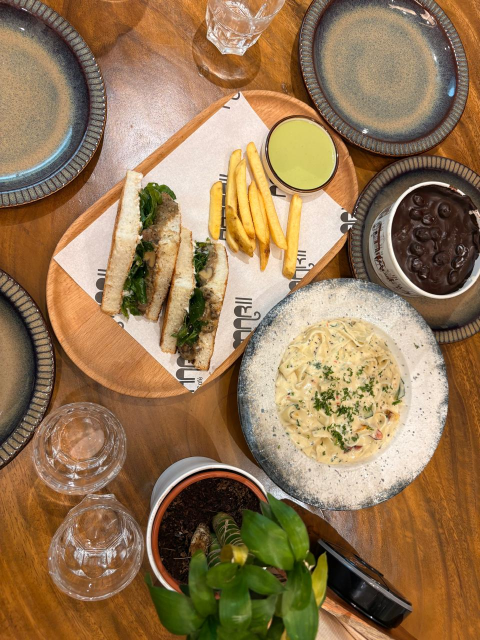
#> input picture dataset/food_photo_1.jpeg, 960 x 1280 px (shown at 1/2 size)
$ python feature_extraction.py
#> lines starting #> are read from the running program, lines starting #| are printed output that depends on the picture

from pathlib import Path

import cv2
import numpy as np
import matplotlib.pyplot as plt
from skimage.feature import hog

# Project folders
BASE_DIR = Path(__file__).resolve().parent.parent
DATASET_DIR = BASE_DIR / "dataset"
OUTPUT_DIR = BASE_DIR / "output" / "unit4_feature_extraction"
OUTPUT_DIR.mkdir(parents=True, exist_ok=True)

# Input photos
IMAGE_PATH_1 = DATASET_DIR / "food_photo_1.jpeg"
IMAGE_PATH_2 = DATASET_DIR / "food_photo_2.jpeg"


def load_image(path):
    image = cv2.imread(str(path))
#> image is the input picture: shape (1280, 960, 3); mean B, G, R 85.7, 120.3, 149.3

    if image is None:
        raise FileNotFoundError(
            f"Could not load image: {path}\n"
            "Check that the filename is correct."
        )

    return cv2.cvtColor(image, cv2.COLOR_BGR2RGB)


image1 = load_image(IMAGE_PATH_1)
image2 = load_image(IMAGE_PATH_2)
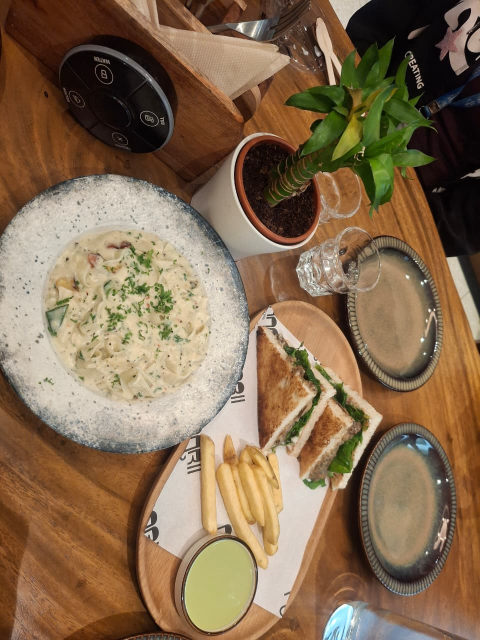
#> input picture dataset/food_photo_2.jpeg, 960 x 1280 px (shown at 1/2 size)
#> in load_image, image is the input picture: shape (1280, 960, 3); mean B, G, R 81.5, 108.7, 133.7

# Resize copies to a common size for HOG comparison
hog_size = (256, 256)
gray1 = cv2.cvtColor(image1, cv2.COLOR_RGB2GRAY)
gray2 = cv2.cvtColor(image2, cv2.COLOR_RGB2GRAY)
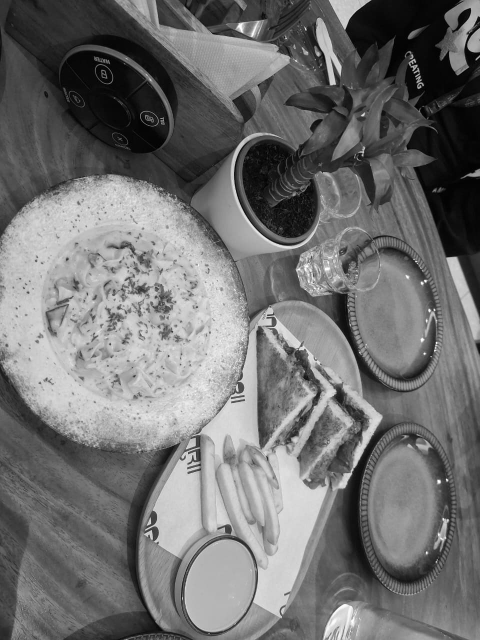
#> gray2: shape (1280, 960) (shown at 1/2 size); min 0, max 255, mean 113.1

gray1_hog = cv2.resize(gray1, hog_size)
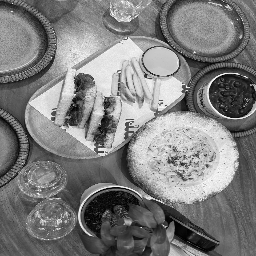
#> gray1_hog: shape (256, 256); min 0, max 253, mean 125.1
gray2_hog = cv2.resize(gray2, hog_size)
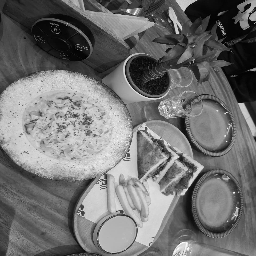
#> gray2_hog: shape (256, 256); min 0, max 254, mean 113.1

# 1. Extract HOG descriptors and visualisations
hog_features1, hog_image1 = hog(
    gray1_hog,
    orientations=9,
    pixels_per_cell=(8, 8),
    cells_per_block=(2, 2),
    visualize=True,
    feature_vector=True,
)

hog_features2, hog_image2 = hog(
    gray2_hog,
    orientations=9,
    pixels_per_cell=(8, 8),
    cells_per_block=(2, 2),
    visualize=True,
    feature_vector=True,
)

# 2. Extract SIFT keypoints and descriptors
sift = cv2.SIFT_create()

keypoints1, descriptors1 = sift.detectAndCompute(
    cv2.cvtColor(image1, cv2.COLOR_RGB2GRAY), None
)
#> keypoints1 = 7854 keypoints; strongest (x, y, size): (743, 1234, 2.2), (530, 1136, 3.5), (891, 97, 2), (897, 94, 2)
keypoints2, descriptors2 = sift.detectAndCompute(
    cv2.cvtColor(image2, cv2.COLOR_RGB2GRAY), None
)
#> keypoints2 = 6229 keypoints; strongest (x, y, size): (832, 523, 1.9), (612, 59, 2), (872, 1124, 1.9), (894, 960, 3.2)

# Save SIFT keypoint visualisations
sift_image1 = cv2.drawKeypoints(
    image1,
    keypoints1,
    None,
    flags=cv2.DRAW_MATCHES_FLAGS_DRAW_RICH_KEYPOINTS,
)

sift_image2 = cv2.drawKeypoints(
    image2,
    keypoints2,
    None,
    flags=cv2.DRAW_MATCHES_FLAGS_DRAW_RICH_KEYPOINTS,
)
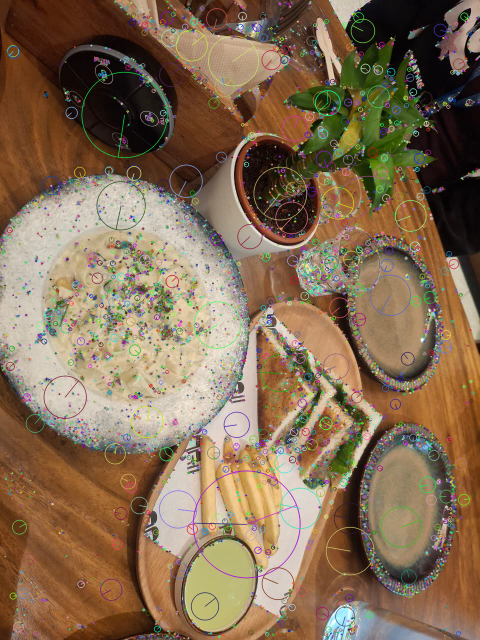
#> sift_image2: shape (1280, 960, 3) (shown at 1/2 size); mean R, G, B 132.8, 109.4, 84.2

# 3. Match SIFT descriptors
good_matches = []

if descriptors1 is not None and descriptors2 is not None:
    if len(descriptors1) >= 2 and len(descriptors2) >= 2:
        matcher = cv2.BFMatcher(cv2.NORM_L2)
        pairs = matcher.knnMatch(descriptors1, descriptors2, k=2)
#> pairs = 7854 matches

        # Lowe's ratio test
        good_matches = [
            first
            for pair in pairs
            if len(pair) == 2
            for first, second in [pair]
            if first.distance < 0.75 * second.distance
        ]
#> good_matches = 217 matches

match_image = cv2.drawMatches(
    image1,
    keypoints1,
    image2,
    keypoints2,
    good_matches[:100],
    None,
    flags=cv2.DrawMatchesFlags_NOT_DRAW_SINGLE_POINTS,
)
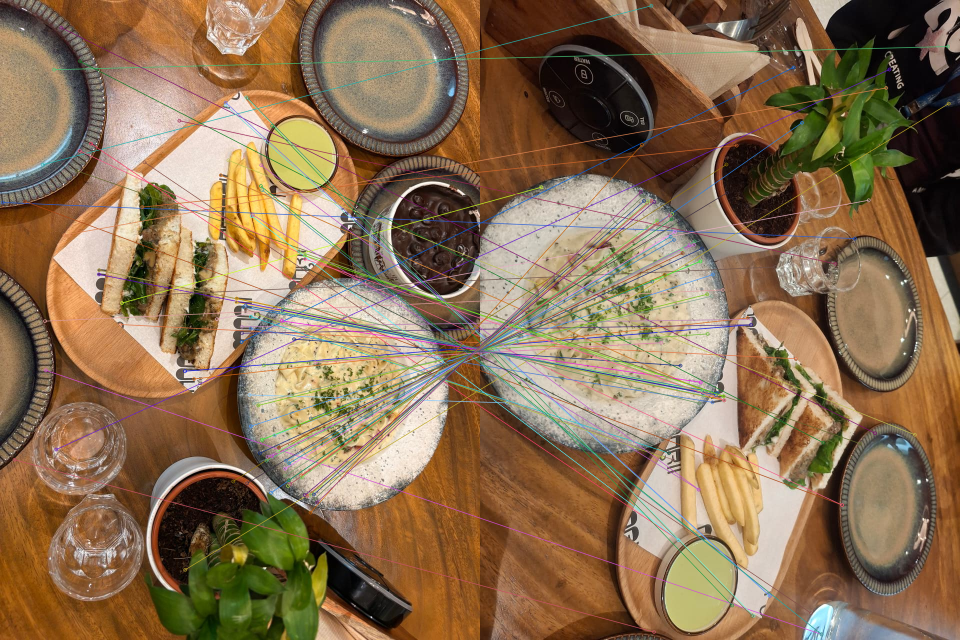
#> match_image: shape (1280, 1920, 3) (shown at 1/2 size); mean R, G, B 139.3, 113, 83.6

# Save output images
cv2.imwrite(
    str(OUTPUT_DIR / "hog_image_1.jpg"),
    hog_image1 * 255 / max(float(hog_image1.max()), 1.0),
)
cv2.imwrite(
    str(OUTPUT_DIR / "hog_image_2.jpg"),
    hog_image2 * 255 / max(float(hog_image2.max()), 1.0),
)
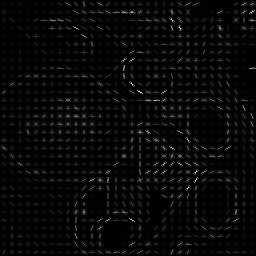
#> saved as hog_image_2.jpg: shape (256, 256); min 0, max 255, mean 7.8
cv2.imwrite(
    str(OUTPUT_DIR / "sift_keypoints_1.jpg"),
    cv2.cvtColor(sift_image1, cv2.COLOR_RGB2BGR),
)
cv2.imwrite(
    str(OUTPUT_DIR / "sift_keypoints_2.jpg"),
    cv2.cvtColor(sift_image2, cv2.COLOR_RGB2BGR),
)
cv2.imwrite(
    str(OUTPUT_DIR / "sift_matches.jpg"),
    cv2.cvtColor(match_image, cv2.COLOR_RGB2BGR),
)

# Create comparison figure
fig, axes = plt.subplots(2, 3, figsize=(16, 10))

panels = [
    ("Photo 1", image1, None),
    ("HOG — Photo 1", hog_image1, "gray"),
    ("SIFT — Photo 1", sift_image1, None),
    ("Photo 2", image2, None),
    ("HOG — Photo 2", hog_image2, "gray"),
    ("SIFT — Photo 2", sift_image2, None),
]

for ax, (title, image, cmap) in zip(axes.ravel(), panels):
    if cmap:
        ax.imshow(image, cmap=cmap)
    else:
        ax.imshow(image)
    ax.set_title(title)
    ax.axis("off")
#> this loop made 6 passes
#> (title, cmap) on passes 1 to 6: ('Photo 1', None), ('HOG — Photo 1', 'gray'), ('SIFT — Photo 1', None), ('Photo 2', None), ('HOG — Photo 2', 'gray'), ('SIFT — Photo 2', None)

fig.tight_layout()
fig.savefig(
    OUTPUT_DIR / "feature_extraction_comparison.png",
    dpi=150,
    bbox_inches="tight",
)
plt.close(fig)

# Save numerical summary
summary_path = OUTPUT_DIR / "feature_summary.txt"

with summary_path.open("w", encoding="utf-8") as file:
    file.write("FEATURE EXTRACTION SUMMARY\n")
    file.write("==========================\n")
    file.write(f"Photo 1: {IMAGE_PATH_1.name}\n")
    file.write(f"Photo 2: {IMAGE_PATH_2.name}\n")
    file.write(f"Photo 1 dimensions: {image1.shape}\n")
    file.write(f"Photo 2 dimensions: {image2.shape}\n")
    file.write(f"HOG feature length (photo 1): {len(hog_features1)}\n")
    file.write(f"HOG feature length (photo 2): {len(hog_features2)}\n")
    file.write(f"SIFT keypoints (photo 1): {len(keypoints1)}\n")
    file.write(f"SIFT keypoints (photo 2): {len(keypoints2)}\n")
    file.write(f"Good SIFT matches: {len(good_matches)}\n")

print("Feature extraction completed successfully!")
print(f"HOG feature length, photo 1: {len(hog_features1)}")
#| HOG feature length, photo 1: 34596
print(f"HOG feature length, photo 2: {len(hog_features2)}")
#| HOG feature length, photo 2: 34596
print(f"SIFT keypoints, photo 1: {len(keypoints1)}")
#| SIFT keypoints, photo 1: 7854
print(f"SIFT keypoints, photo 2: {len(keypoints2)}")
#| SIFT keypoints, photo 2: 6229
print(f"Good SIFT matches: {len(good_matches)}")
#| Good SIFT matches: 217
print(f"Results saved to: {OUTPUT_DIR}")
